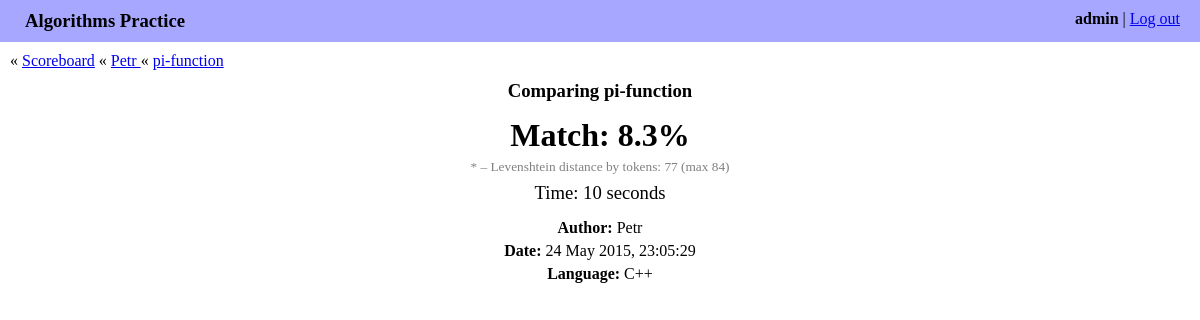
/history/Petr/pi-function/662/ (signed in), run on the app's committed database.
### algo/models.py (models this page shows, shortened)
class Submit(models.Model):
    algorithm = models.ForeignKey(Algorithm)
    author = models.ForeignKey(User)
    date = models.DateTimeField(auto_now_add=True)
    elapsed_seconds = models.IntegerField()
    source_code = models.TextField()
    score = models.FloatField()

class Algorithm(models.Model):
    name = models.CharField(max_length=255)
    slug = models.SlugField(max_length=60)
    language = models.ForeignKey(Language)
    source_code = models.TextField()

class Language(models.Model):
    name = models.CharField(max_length=255)
    mime_type = models.CharField(max_length=60)

### algo/views.py (the view)
@login_required
def show_submit(request, author_username, algorithm_slug, submit_id,
                new_submit=False):
    author = get_object_or_404(User, username=author_username)
    algorithm = get_object_or_404(Algorithm, slug=algorithm_slug)
    submit = get_object_or_404(Submit, author=author, algorithm=algorithm,
                               id=submit_id)
    comparer = CodeComparer(submit.source_code, algorithm.source_code)
    return render(request, 'algo/submit.html', {
        'comparer': comparer,
        'editable_region': comparer.editable_region,
        'new_submit': new_submit,
        'submit': submit,
    })

### algo/code_processing.py (called while the page is built)
def split_to_lines(code):
    return [line.rstrip() for line in code.splitlines()]

def split_to_tokens(code):
    return re.findall(r'\w+|\S', code)

def levenshtein_distance(a, b):
    M = len(a)
    N = len(b)
    dp = [[0 for j in range(N + 1)] for i in range(M + 1)]
    for i in range(M + 1):
        for j in range(N + 1):
            if i == 0 or j == 0:
                dp[i][j] = i + j
                continue
            dp[i][j] = min(
                dp[i][j - 1] + 1,
                dp[i - 1][j] + 1,
                dp[i - 1][j - 1] + (a[i - 1] != b[j - 1]),
            )
    return dp[M][N]

    def _calculate_score(self):
        written_tokens = split_to_tokens(self.written_fragment)
        expected_tokens = split_to_tokens(self.expected_fragment)
        self.distance = levenshtein_distance(written_tokens, expected_tokens)
        self.max_distance = max(len(written_tokens), len(expected_tokens))
        score = (1.0 - self.distance / self.max_distance) * 100
        self.score = math.floor(score * 10) / 10

### algo/templates/algo/submit.html (shortened to what this page needs)
{% extends "algo/base.html" %}
{% load staticfiles %}
{% block includes %}
<link rel="stylesheet" href="{% static 'algo/lib/codemirror-5.3/lib/codemirror.css' %}" />
<link rel="stylesheet" href="{% static 'algo/lib/codemirror-5.3/addon/scroll/simplescrollbars.css' %}" />
<link rel="stylesheet" href="{% static 'algo/lib/codemirror-5.3/addon/merge/merge.css' %}" />
{% endblock %}
{% block content %}
<div class="navigation_box">
    &laquo; <a href="{% url 'algo:index' %}">Scoreboard</a>
    &laquo; <a href="{% url 'algo:history' author_username=submit.author.username %}">
        {{ submit.author.username }}
    </a>
    &laquo; <a href="{% url 'algo:history' author_username=submit.author.username algorithm_slug=submit.algorithm.slug %}">
        {{ submit.algorithm.name }}
    </a>
</div>
<div class="submit_content">
    <h3>Comparing {{ submit.algorithm.name }}</h3>
    <div class="match_description">
        <div class="match_percents">Match: {{ comparer.score|floatformat:1 }}%</div>
        <div class="match_comment">
            * &ndash; Levenshtein distance by tokens: {{ comparer.distance }} (max {{ comparer.max_distance }})
        </div>
        <div class="submit_elapsed_time">Time: {{ submit.elapsed_seconds }} seconds</div>
    </div>
    <div class="match_continue">
        {% if new_submit %}
        <a href="{% url 'algo:check' algorithm_slug=submit.algorithm.slug %}">Try again</a>
        <a href="{% url 'algo:check_random' %}">Try random</a>
        {% else %}
        <p><b>Author:</b> {{ submit.author.username }}</p>
        <p><b>Date:</b> {{ submit.date|date:"d M Y, H:m:s" }}</p>
        <p><b>Language:</b> {{ submit.algorithm.language.name }}</p>
        {% endif %}
    </div>
{% endblock %}

### algo/templates/algo/base.html (shortened to what this page needs)
<!DOCTYPE html>
<html>
    <head>
        {% load staticfiles %}
        {% block includes %}{% endblock %}
        <link rel="stylesheet" href="{% static 'algo/style.css' %}">
    </head>
    <body>
        <div class="account_bar">
            <div class="account_info">
                <b>{{ request.user.username }}</b> | <a href="{% url 'logout' %}">Log out</a>
            </div>
            <div class="site_title">Algorithms Practice</div>
        </div>
        <div class="content">
        {% block content %}{% endblock %}
    </body>
</html>

### algo/static/algo/style.css (style rules this page uses)
body { margin: 0; }
.account_bar { background-color: #a7a7ff; padding: 10px 20px 10px 25px; }
.account_info { float: right; }
.site_title { font-size: 14pt; font-weight: bold; }
.content { margin: 10px; }
h3 { margin-top: 10px; }
.submit_content { margin-left: auto; margin-right: auto; text-align: center; width: 1000px; }
.submit_content h3 { margin-bottom: 5px; overflow-y: hidden; }
.match_description { margin-top: 15px; margin-bottom: 15px; }
.match_continue { margin: 15px; }
.match_continue a, .match_continue p { margin: 5px; }
.match_percents { font-size: 24pt; font-weight: bold; margin: 5px; }
.match_comment { color: gray; font-size: 10pt; }
.submit_elapsed_time { margin-top: 7px; font-size: 14pt; }

### data on the page
Submit: author.username "Petr", algorithm.name "pi-function", elapsed_seconds "10", date "24 May 2015, 23:05:29", algorithm.language.name "C++"

### other printed values
{{ request.user.username }} "admin"
{{ comparer.score|floatformat:1 }} "8.3"
{{ comparer.distance }} "77"
{{ comparer.max_distance }} "84"
